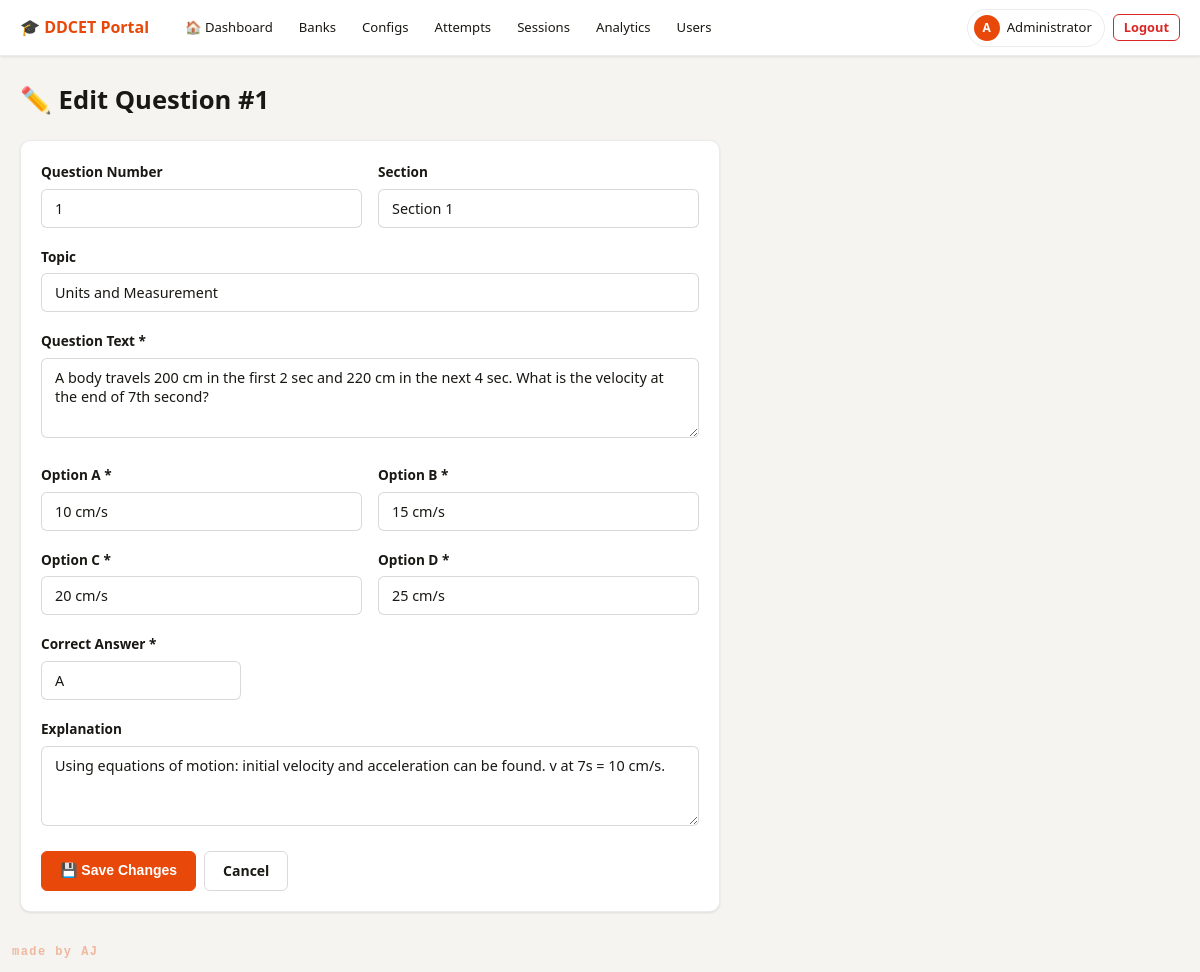
The page /admin/questions/1/edit (signed in) on the database its author committed.
### models.py (models this page shows)
class User(UserMixin, db.Model):
    __tablename__ = 'users'
    id = db.Column(db.Integer, primary_key=True, autoincrement=True)
    name = db.Column(db.String(100), nullable=False)
    email = db.Column(db.String(150), unique=True, nullable=False)
    enrollment_number = db.Column(db.String(50), unique=True, nullable=False)
    engineering_branch = db.Column(db.String(100), nullable=False, default='Other')
    password = db.Column(db.String(255), nullable=False)
    role = db.Column(db.String(20), default='student')
    created_at = db.Column(db.DateTime, default=lambda: datetime.now(timezone.utc))
    is_active_user = db.Column(db.Boolean, default=True)
    last_login = db.Column(db.DateTime, nullable=True)
    @property
    def is_active(self):
        return self.is_active_user

class Question(db.Model):
    __tablename__ = 'questions'
    id = db.Column(db.Integer, primary_key=True, autoincrement=True)
    bank_id = db.Column(db.Integer, db.ForeignKey('question_banks.id', ondelete='CASCADE'), nullable=False)
    qno = db.Column(db.Integer, default=0)
    section = db.Column(db.Integer, default=1)
    topic = db.Column(db.String(100), default='General')
    question = db.Column(db.Text, nullable=False)
    option_a = db.Column(db.Text, nullable=False)
    option_b = db.Column(db.Text, nullable=False)
    option_c = db.Column(db.Text, nullable=False)
    option_d = db.Column(db.Text, nullable=False)
    correct_ans = db.Column(db.String(1), nullable=False)
    explanation = db.Column(db.Text, default='')
    created_at = db.Column(db.DateTime, default=lambda: datetime.now(timezone.utc))

### admin.py (the view, shortened to what this page needs)
@admin_bp.route('/questions/<int:q_id>/edit', methods=['GET', 'POST'])
@login_required
@admin_required
def edit_question(q_id):
    q = Question.query.get_or_404(q_id)
    bank = QuestionBank.query.get_or_404(q.bank_id)
    return render_template('admin/edit_question.html', question=q, bank=bank)

### admin.py (called while the page is built)
def admin_required(f):
    from functools import wraps
    @wraps(f)
    def decorated(*args, **kwargs):
        if not current_user.is_authenticated or current_user.role != 'admin':
            abort(403)
        return f(*args, **kwargs)
    return decorated

### auth.py (called while the page is built)
def generate_csrf_token():
    if '_csrf_token' not in session:
        session['_csrf_token'] = secrets.token_hex(32)
    return session['_csrf_token']

@auth_bp.before_app_request
def inject_csrf():
    from flask import g
    g.csrf_token = generate_csrf_token()

### templates/admin/edit_question.html (shortened to what this page needs)
{% extends "base.html" %}
{% block content %}
<div class="main-content">
    <h1 style="margin-bottom: 24px;">✏️ Edit Question #{{ question.qno }}</h1>
    <div class="card" style="max-width: 700px;">
        <form method="POST" action="{{ url_for('admin.edit_question', q_id=question.id) }}">
            <div class="form-row">
                <div class="form-group">
                    <label for="qno">Question Number</label>
                    <input type="number" name="qno" id="qno" class="form-control" value="{{ question.qno }}">
                </div>
                <div class="form-group">
                    <label for="section">Section</label>
                    <select name="section" id="section" class="form-control">
                        <option value="1" {{ 'selected' if question.section==1 }}>Section 1</option>
                    </select>
                </div>
            </div>
            <div class="form-group">
                <label for="topic">Topic</label>
                <input type="text" name="topic" id="topic" class="form-control" value="{{ question.topic }}">
            </div>
            <div class="form-group">
                <label for="question">Question Text *</label>
                <textarea name="question" id="question" class="form-control" rows="3"
                    required>{{ question.question }}</textarea>
            </div>
            <div class="form-row">
                <div class="form-group">
                    <label for="option_a">Option A *</label>
                    <input type="text" name="option_a" id="option_a" class="form-control"
                        value="{{ question.option_a }}" required>
                </div>
                <div class="form-group">
                    <label for="option_b">Option B *</label>
                    <input type="text" name="option_b" id="option_b" class="form-control"
                        value="{{ question.option_b }}" required>
                </div>
            </div>
            <div class="form-row">
                <div class="form-group">
                    <label for="option_c">Option C *</label>
                    <input type="text" name="option_c" id="option_c" class="form-control"
                        value="{{ question.option_c }}" required>
                </div>
                <div class="form-group">
                    <label for="option_d">Option D *</label>
                    <input type="text" name="option_d" id="option_d" class="form-control"
                        value="{{ question.option_d }}" required>
                </div>
            </div>
            <div class="form-group">
                <label for="correct_ans">Correct Answer *</label>
                <select name="correct_ans" id="correct_ans" class="form-control" style="width: 200px;">
                    <option value="A" {{ 'selected' if question.correct_ans=='A' }}>A</option>
                </select>
            </div>
            <div class="form-group">
                <label for="explanation">Explanation</label>
                <textarea name="explanation" id="explanation" class="form-control"
                    rows="2">{{ question.explanation or '' }}</textarea>
            </div>
            <div class="btn-group">
                <button type="submit" class="btn btn-primary">💾 Save Changes</button>
                <a href="{{ url_for('admin.bank_questions', bank_id=bank.id) }}" class="btn btn-outline">Cancel</a>
            </div>
        </form>
    </div>
</div>
{% endblock %}

### templates/base.html (shortened to what this page needs)
<!DOCTYPE html>
<html lang="en">
<head>
    <link rel="stylesheet" href="{{ url_for('static', filename='css/main.css') }}">
</head>
<body>
    {% block nav %}
    <nav class="nav-light">
        <a href="/" class="logo">🎓 DDCET Portal</a>
        {% if current_user.is_authenticated %}
        <div class="nav-desktop-links">
            {% if current_user.role == 'admin' %}
            <a href="{{ url_for('admin.dashboard') }}"
                class="nav-item {% if request.endpoint == 'admin.dashboard' %}active{% endif %}">🏠 Dashboard</a>
            <a href="{{ url_for('admin.banks') }}"
                class="nav-item {% if request.endpoint and 'bank' in request.endpoint %}active{% endif %}">Banks</a>
            <a href="{{ url_for('admin.configs') }}"
                class="nav-item {% if request.endpoint and 'config' in request.endpoint %}active{% endif %}">Configs</a>
            <a href="{{ url_for('admin.attempts') }}"
                class="nav-item {% if request.endpoint in ['admin.attempts', 'admin.attempt_detail'] %}active{% endif %}">Attempts</a>
            <a href="{{ url_for('admin.practice_sessions') }}"
                class="nav-item {% if request.endpoint == 'admin.practice_sessions' %}active{% endif %}">Sessions</a>
            <a href="{{ url_for('admin.analytics') }}"
                class="nav-item {% if request.endpoint and 'analytics' in request.endpoint %}active{% endif %}">Analytics</a>
            <a href="{{ url_for('admin.users') }}"
                class="nav-item {% if request.endpoint == 'admin.users' %}active{% endif %}">Users</a>
            {% endif %}
        </div>
        <div class="nav-desktop-actions">
            <a href="{{ url_for('auth.profile') }}" class="nav-user-chip">
                <span class="user-avatar-sm">{{ current_user.name[0]|upper }}</span>
                <span class="nav-user-name-sm">{{ current_user.name.split()[0] }}</span>
            </a>
            <a href="{{ url_for('auth.logout') }}" class="btn btn-outline btn-sm"
                style="color:var(--red);border-color:var(--red);">Logout</a>
        </div>
        {% endif %}
    </nav>
    {% endblock %}
    {% block content %}{% endblock %}
    <div style="
        position: fixed;
        bottom: 10px;
        left: 12px;
        font-size: 12px;
        font-weight: 700;
        font-family: var(--font-mono, monospace);
        color: var(--primary, #e8480a);
        opacity: 0.35;
        letter-spacing: 0.12em;
        user-select: none;
        pointer-events: none;
        z-index: 9999;
    ">made by AJ</div>
</body>
</html>

### rows shown on the page
User: name "A", name "Administrator"
Question: qno "1", topic "Units and Measurement", question "A body travels 200 cm in the first 2 sec and 220 cm in the next 4 sec. What is the velocity at the end of 7th second?", option_a "10 cm/s", option_b "15 cm/s", option_c "20 cm/s", option_d "25 cm/s", explanation "Using equations of motion: initial velocity and acceleration can be found. v at 7s = 10 cm/s."
